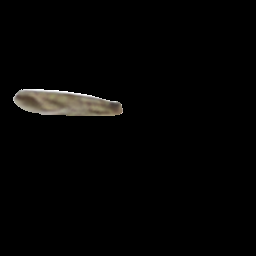
#> input picture moth_geometry/PC_axis12/xy_-3_-3_FW.png, 256 x 256 px; its folder holds 4 pictures in this run
$ jupyter execute --allow-errors AR_and_2ndMoA_base.ipynb
#> lines starting #> are read from the running program, lines starting #| are printed output that depends on the picture; after the words box and inside, x2 and y2 are one past the last pixel; in counts of white or black regions, pixels touching at a corner belong together; pictures that were not available may be replaced by others from this repository, and a replacement may not be noted
# Merging AR and 2ndMOA of forewing sampled from PC axes to other wing characters from WingCharacters.ipynb

[cell 1]
import cv2
import numpy as np
import os
from matplotlib import pyplot as plt
from sklearn.decomposition import PCA
from PIL import Image
import matplotlib as mpl
mpl.rcParams['pdf.fonttype'] = 42

[cell 2]
png12_files = [f'./PC_axis12/{f}' for f in os.listdir('PC_axis12') if f.lower().endswith('fw.png')]
png13_files = [f'./PC_axis13/{f}' for f in os.listdir('PC_axis13') if f.lower().endswith('fw.png')]
png23_files = [f'./PC_axis23/{f}' for f in os.listdir('PC_axis23') if f.lower().endswith('fw.png')]

[cell 3]
target_axes = 4

[cell 4]
if target_axes == 1:
    png_files = png12_files + png13_files
if target_axes == 2:
    png_files = png12_files + png23_files
if target_axes == 3:
    png_files = png23_files + png13_files
if target_axes == 4:
    png_files = png12_files + png13_files + png23_files

[cell 5]
png_files.sort()

[cell 6]
len(png_files)

[cell 7]
png_files[-5:]

[cell 8]
def binarify(img, k=(1,1), iterations=5):
    #img_bg_idx = np.where((img[:,:,0]==0) & (img[:,:,1]==0) & (img[:,:,2]==0))
    img_bg_idx = np.where(img[:,:,3]==0)
    binary = np.ones(img.shape[:2], dtype=np.uint8)
    binary[img_bg_idx] = 0
    # 清掉沒去背乾淨的渣渣
    if iterations >= 1:
        binary = cv2.erode(binary, k, iterations=iterations)
        #binary = cv2.dilate(binary, k, iterations=iterations)
    return binary

[cell 9]
plt.rcParams['figure.figsize'] = [12, 36]

fig, axes = plt.subplots(9, 3)
aspect_ratios = []
nd_second_moment_of_areas_root_on_left = []
nd_second_moment_of_areas_root_on_right = []

for i in range(len(png_files)):
    im = cv2.imread(f'{png_files[i]}', cv2.IMREAD_UNCHANGED)
#> im is the input picture: shape (256, 256, 4); mean B, G, R, A 3.9, 4.5, 4.9, 7.9
    im_binary = 255 - (binarify(im) * 255).astype(np.uint8)
#> in binarify, `img_bg_idx = np.where(img[:,:,3]==0)`: img_bg_idx = 63277 positions, rows 0 to 255, columns 0 to 255
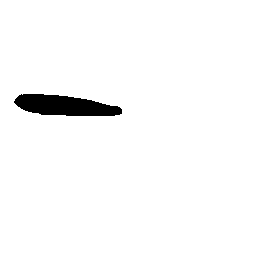
#> im_binary: shape (256, 256); 97.4% white; 1 black region, box (x1, y1, x2, y2) and area: (14, 94, 122, 116) 1710

    im_binary_idx = np.array(np.where(im_binary == 0)).T
#> im_binary_idx = 1710 pairs, first value 94 to 115, second value 14 to 121

    pca = PCA()

    im_pca_idx = pca.fit_transform(im_binary_idx)
#> im_pca_idx = 1710 pairs, first value -50.23 to 57.43, second value -9.9 to 10.62

    span_y = int(np.round(im_pca_idx[:,0].max())) - int(np.round(im_pca_idx[:,0].min())) + 1
#> span_y = 108
    span_x = int(np.round(im_pca_idx[:,1].max())) - int(np.round(im_pca_idx[:,1].min())) + 1
#> span_x = 22
    im_pca_binary = np.zeros((span_y, span_x), dtype=np.uint8)

    im_pca_binary_y_idx = np.round(im_pca_idx[:,0]).astype(int) - int(np.round(im_pca_idx[:,0].min()))
#> im_pca_binary_y_idx = 1710 values, max 107 at index 1217, min 0 at index 383, mean 50
    im_pca_binary_x_idx = np.round(im_pca_idx[:,1]).astype(int) - int(np.round(im_pca_idx[:,1].min()))
#> im_pca_binary_x_idx = 1710 values, max 21 at index 1582, min 0 at index 57, mean 10

    kernel = (1,1)
    im_pca_binary[im_pca_binary_y_idx, im_pca_binary_x_idx] = 255
    im_pca_binary = cv2.erode(cv2.dilate(im_pca_binary, kernel, iterations=1), kernel, iterations=1)

    # rotation
    max_y_at_y_idx = max(im_pca_binary_y_idx)
#> max_y_at_y_idx = 107
    min_y_at_y_idx = min(im_pca_binary_y_idx)
#> min_y_at_y_idx = 0
    max_y_at_x_idx = np.median(im_pca_binary_x_idx[np.where(im_pca_binary_y_idx == max_y_at_y_idx)[0]]).astype(int)
#> max_y_at_x_idx = 10
    min_y_at_x_idx = np.median(im_pca_binary_x_idx[np.where(im_pca_binary_y_idx == min_y_at_y_idx)[0]]).astype(int)
#> min_y_at_x_idx = 10

    dy, dx = np.array([max_y_at_y_idx, max_y_at_x_idx]) - np.array([min_y_at_y_idx, min_y_at_x_idx])
#> dy = 107; dx = 0
    tanx = dx / dy
#> tanx = 0
    degree_to_rotate = np.arctan(tanx) / 2 / np.pi * 360
#> degree_to_rotate = 0

    im_pca_binary_rotated = np.array(Image.fromarray(im_pca_binary).rotate(-degree_to_rotate, Image.NEAREST, expand = 1))
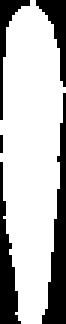
#> im_pca_binary_rotated: shape (108, 22) (shown 3 times larger); 72.1% white; 5 black regions (1 under 20 px), largest, box (x1, y1, x2, y2) and area: (14, 31, 22, 108) 272, (0, 54, 7, 108) 179, (12, 0, 22, 29) 114, (0, 0, 10, 40) 93

    im_pca_binary_rotated = im_pca_binary_rotated[np.where(im_pca_binary_rotated == 255)[0].min():np.where(im_pca_binary_rotated == 255)[0].max()+1, :]
    im_pca_binary_rotated = im_pca_binary_rotated[:, np.where(im_pca_binary_rotated == 255)[1].min():np.where(im_pca_binary_rotated == 255)[1].max()+1]

    axes[i//3, i%3].imshow(im_pca_binary_rotated.T)
    axes[i//3, i%3].set_title(f'{png_files[i][:-4]}')

    # aspect_ratio = 2 * length / area
    wing_length = im_pca_binary_rotated.shape[0]
#> wing_length = 108
    wing_area = len(np.where(im_pca_binary_rotated == 255)[0])
#> wing_area = 1712
    aspect_ratio = 2 * wing_length**2 / wing_area
#> aspect_ratio = 13.63
    aspect_ratios.append(aspect_ratio)
    #aspect_ratio

    weighted_pixel_counts_root_on_left = 0
    weighted_pixel_counts_root_on_right = 0

    for y_idx, x_idx in zip(*np.where(im_pca_binary_rotated == 255)):
        weighted_pixel_counts_root_on_left += y_idx ** 2
        weighted_pixel_counts_root_on_right += (wing_length - 1 - y_idx) ** 2
#> this loop made 1712 passes
#> (y_idx, x_idx, weighted_pixel_counts_root_on_left, weighted_pixel_counts_root_on_right) on passes 1 to 3: (0, 10, 0, 11449), (0, 11, 0, 22898), (1, 10, 1, 34134)
#> after the loop, weighted_pixel_counts_root_on_left = 5727579; weighted_pixel_counts_root_on_right = 6729741

    nd_second_moment_of_area_root_on_left = (weighted_pixel_counts_root_on_left / (wing_area * wing_length**2)) ** 0.5
#> nd_second_moment_of_area_root_on_left = 0.536
    nd_second_moment_of_area_root_on_right = (weighted_pixel_counts_root_on_right / (wing_area * wing_length**2)) ** 0.5
#> nd_second_moment_of_area_root_on_right = 0.581
    nd_second_moment_of_areas_root_on_right.append(nd_second_moment_of_area_root_on_right)
    nd_second_moment_of_areas_root_on_left.append(nd_second_moment_of_area_root_on_left)
#> pass 2 of the loop `for i in range(len(png_files)):`:
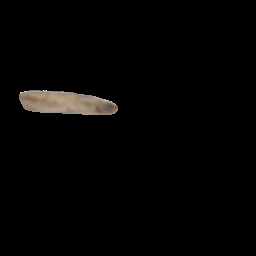
#> input picture moth_geometry/PC_axis12/xy_-3_0_FW.png, 256 x 256 px
#> im is the input picture: shape (256, 256, 4); mean B, G, R, A 3.5, 4, 4.5, 6.9
#> `im_binary = 255 - (binarify(im) * 255).astype(np.uint8)`:
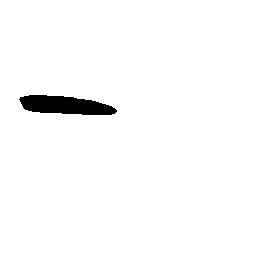
#> im_binary: shape (256, 256); 97.9% white; 1 black region, box (x1, y1, x2, y2) and area: (19, 95, 117, 115) 1407
#> im_binary_idx = 1407 pairs, first value 95 to 114, second value 19 to 116
#> im_pca_idx = 1407 pairs, first value -45.92 to 51.76, second value -8.95 to 9.01
#> span_y = 99
#> span_x = 19
#> im_pca_binary_y_idx = 1407 values, max 98 at index 1162, min 0 at index 169, mean 46.03
#> im_pca_binary_x_idx = 1407 values, max 18 at index 1163, min 0 at index 52, mean 9
#> max_y_at_y_idx = 98
#> max_y_at_x_idx = 9
#> min_y_at_x_idx = 7
#> dy = 98; dx = 2
#> tanx = 0.0204
#> degree_to_rotate = 1.17
#> `im_pca_binary_rotated = im_pca_binary_rotated[:, np.where(im_pca_binar..`:
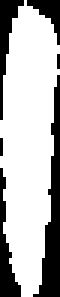
#> im_pca_binary_rotated: shape (99, 20) (shown 3 times larger); 71% white; 6 black regions (2 under 20 px), largest, box (x1, y1, x2, y2) and area: (11, 25, 20, 99) 265, (0, 56, 7, 99) 123, (0, 0, 8, 40) 110, (9, 0, 20, 15) 66
#> wing_area = 1405
#> aspect_ratio = 13.95
#> the loop `for y_idx, x_idx in zip(*np.where(im_pca_binary_rotated == 255)):` made 1405 passes
#> (y_idx, x_idx, weighted_pixel_counts_root_on_left, weighted_pixel_counts_root_on_right) on passes 1 to 3: (0, 8, 0, 9604), (1, 8, 1, 19013), (2, 6, 5, 28229)
#> after the loop `for y_idx, x_idx in zip(*np.where(im_pca_binary_rotated == 255)):`: weighted_pixel_counts_root_on_left = 3996029; weighted_pixel_counts_root_on_right = 4568349
#> nd_second_moment_of_area_root_on_left = 0.539
#> nd_second_moment_of_area_root_on_right = 0.576
#> `[cell 9] plt.rcParams['figure.figsize'] = [12, 36]  fig, axes = plt.su..`:
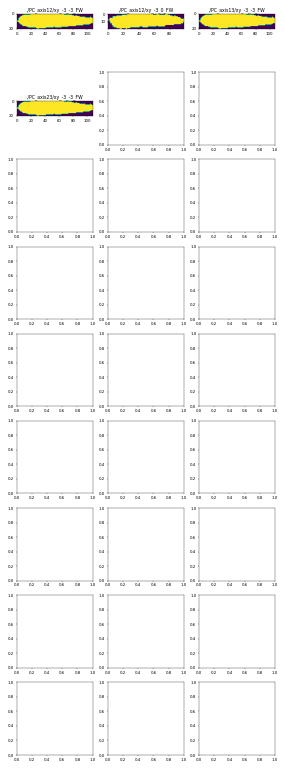
#> figure drawn by matplotlib, 4 panels

    # [7 lines of commented-out code are left out]

[cell 10]
plt.rcParams['figure.figsize'] = [10, 20]
fig_ims, ims_axes = plt.subplots(1,2)
ims_axes[0].imshow(im)
ims_axes[1].imshow(im_binary)
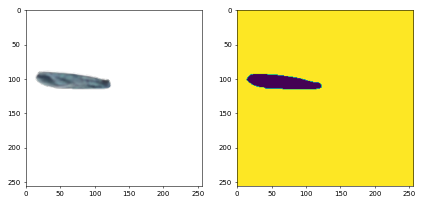
#> figure drawn by matplotlib, 2 panels; B, G, R data is drawn as R, G, B

[cell 11]
plt.rcParams['figure.figsize'] = [5, 5]
fig_ims, ims_axes = plt.subplots(1,2)
ims_axes[0].imshow(im_pca_binary)
ims_axes[1].imshow(im_pca_binary_rotated)

[cell 12]
import pandas as pd

[cell 13]
second_moa = pd.DataFrame({'img_file':png_files, 'aspect_ratio':aspect_ratios, 'nd2ndMoA_root_on_left': nd_second_moment_of_areas_root_on_left, 'nd2ndMoA_root_on_right': nd_second_moment_of_areas_root_on_right})

[cell 14]
second_moa

[cell 15]
wing_geo_chars = {'pc1':[], 'pc2':[], 'pc3':[], 'aspect_ratio':[], '2nd_movement_of_area':[]}

[cell 16]
wing_geo_chars

[cell 17]
for _, row in second_moa.iterrows():
    f = row.img_file
    pc1, pc2, pc3 = 0, 0, 0
    aspect_ratio = row.aspect_ratio
    nd2ndMoA = row.nd2ndMoA_root_on_right
    if f.split('/')[1].endswith('axis12'):
        pc1, pc2 = f.split('_')[2:4]
    elif f.split('/')[1].endswith('axis13'):
        pc1, pc3 = f.split('_')[2:4]
    elif f.split('/')[1].endswith('axis23'):
        pc2, pc3 = f.split('_')[2:4]
    pc1 = int(pc1)
    pc2 = int(pc2)
    pc3 = int(pc3)
    wing_geo_chars['pc1'].append(pc1)
    wing_geo_chars['pc2'].append(pc2)
    wing_geo_chars['pc3'].append(pc3)
    wing_geo_chars['aspect_ratio'].append(aspect_ratio)
    wing_geo_chars['2nd_movement_of_area'].append(nd2ndMoA)
